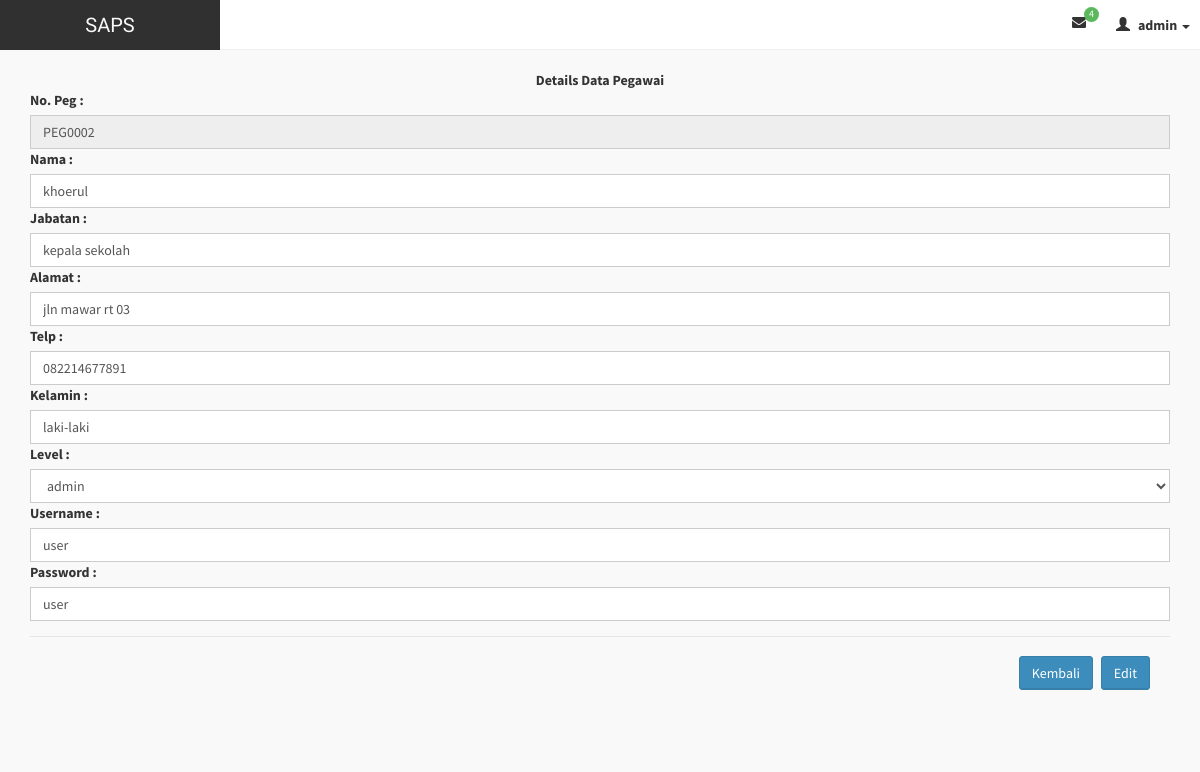
Page /manage/editpeg.php?details=PEG0002 (signed in) on the committed database.
### tables this page shows
CREATE TABLE IF NOT EXISTS `pegawai` (
  `id` int(11) NOT NULL AUTO_INCREMENT,
  `no_peg` varchar(25) DEFAULT NULL,
  `nama_peg` varchar(25) DEFAULT NULL,
  `jabatan` varchar(25) DEFAULT NULL,
  `alamat` varchar(50) DEFAULT NULL,
  `no_telp` varchar(12) DEFAULT NULL,
  `jns_kelamin` enum('laki-laki','perempuan','','') DEFAULT NULL,
  `level` enum('admin','user','','') DEFAULT NULL,
  `username` varchar(25) DEFAULT NULL,
  `password` varchar(25) DEFAULT NULL,
  PRIMARY KEY (`id`)
);

### manage/editpeg.php (the view, shortened to what this page needs)
<?php require_once('../tpl/header.php'); ?>
<div class="wrapper row-offcanvas row-offcanvas-left">
    <aside class="container-fluid">
          <section class="content">
            <center><font><b>Details Data Pegawai</b></font></center>
            <?php
              if (isset($_GET['tambah'])) {
             ?>
              <form action="" method="post">
                  <div class="form-group">
                    <?php
                    $query = $konek->query("SELECT max(no_peg) as maxKode FROM pegawai");
                    $data  = mysqli_fetch_array($query);
                    $noPeg = $data['maxKode'];
                    $noUrut = (int) substr($noPeg, 3, 3);
                    $noUrut++;
                    $char = "PEG";
                    $newID = $char . sprintf("%03s", $noUrut);
                     ?>
                    <label>No. Peg :</label>
                    <input class="form-control" type="text" name="nopeg" value="<?php echo $newID;?>"  readonly/>
                    <label>Nama :</label>
                    <input class="form-control" type="text" name="namapeg" placeholder="masukan nama pegawai"  />
                    <label>Jabatan :</label>
                    <input class="form-control" type="text" name="jabpeg"  placeholder="masukan jabatan pegawai" />
                    <label>Alamat :</label>
                    <input class="form-control" type="text" name="alamatpeg" placeholder="masukan alamat pegawai"/>
                    <label>Telp :</label>
                    <input class="form-control" type="number" name="telppeg" placeholder="masukan no telp pegawai"/>
                    <label>Kelamin :</label>
                    <select class="form-control" name="kelaminpeg">
                      <option class="form-control" name="kelaminpeg">
                        laki-laki
                      </option>
                      <option class="form-control" name="kelaminpeg">
                        perempuan
                      </option>
                    <select>
                    <label>Level :</label>
                    <select class="form-control" name="levelpeg">
                      <option class="form-control" name="levelpeg">
                        admin
                      </option>
                      <option class="form-control" name="levelpeg">
                        user
                      </option>
                    <select>
                    <label>Username :</label>
                    <input class="form-control" type="text" name="userpeg" placeholder="masukan username untuk pegawai"/>
                    <label>Password :</label>
                    <input class="form-control" type="text" name="passpeg" placeholder="masukan password untuk pegawai"/>
                  </div>
                  <div class="modal-footer">
                    <a href="pegawai.php" class="btn btn-primary">Kembali</a>
                    <input type="submit" value="tambah" class="btn btn-primary" name="create"/>
                  </form>
                <?php
              }else{
                ?>
                <form action="" method="get">
                <?php
                  if (isset($_GET['details'])) {
                    $no_peg= $_GET['details'];
                    $tampil = $konek->query("select * from pegawai where no_peg='$no_peg'");
                    $tam = $tampil->fetch_array(MYSQLI_BOTH);
                  }
                ?>
                    <div class="form-group">
                      <label>No. Peg :</label>
                      <input class="form-control" type="text" name="nopeg" value="<?php if (isset($_GET['details'])) { echo $tam['1']; }?>"  readonly/>
                      <label>Nama :</label>
                      <input class="form-control" type="text" name="namapeg" value="<?php if (isset($_GET['details'])) { echo $tam['2']; }?>"  />
                      <label>Jabatan :</label>
                      <input class="form-control" type="text" name="jabpeg" value="<?php if (isset($_GET['details'])) { echo $tam['3']; }?>" />
                      <label>Alamat :</label>
                      <input class="form-control" type="text" name="alamatpeg" value="<?php if (isset($_GET['details'])) { echo $tam['4']; }?>"/>
                      <label>Telp :</label>
                      <input class="form-control" type="number" name="telppeg" value="<?php if (isset($_GET['details'])) { echo $tam['5']; }?>"/>
                      <label>Kelamin :</label>
                      <input class="form-control" type="text" name="kelaminpeg" value="<?php if (isset($_GET['details'])) { echo $tam['6']; }?>"/>
                      <label>Level :</label>
                      <select class="form-control">
                        <option class="form-control" name="levelpeg">
                          admin
                        </option>
                      <select>
                      <label>Username :</label>
                      <input class="form-control" type="text" name="userpeg" value="<?php if (isset($_GET['details'])) { echo $tam['8']; }?>"/>
                      <label>Password :</label>
                      <input class="form-control" type="text" name="passpeg" value="<?php if (isset($_GET['details'])) { echo $tam['9']; }?>"/>
                    </div>
                    <div class="modal-footer">
                      <a href="pegawai.php" class="btn btn-primary">Kembali</a>
                      <button class="btn btn-primary" name="edit">Edit</button>
                    </form>
                    <?php
              }
                 ?>
                </div>
<?php require_once('../tpl/footer.php'); ?>

### assets/css/AdminLTE.css (style rules this page uses)
html, body { overflow-x: hidden!important; font-family: 'Source Sans Pro', sans-serif; -webkit-font-smoothing: antialiased; min-height: 100%; background: #f9f9f9; }
a { color: #3c8dbc; }
.wrapper { min-height: 100%; }
.wrapper:before, .wrapper:after { display: table; content: " "; }
.wrapper:after { clear: both; }
.content { padding: 20px 15px; background: #f9f9f9; }
.form-control { -webkit-border-radius: 0px !important; -moz-border-radius: 0px !important; border-radius: 0px !important; box-shadow: none; }
.btn { font-weight: 500; -webkit-border-radius: 3px; -moz-border-radius: 3px; border-radius: 3px; border: 1px solid transparent; -webkit-box-shadow: inset 0px -2px 0px 0px rgba(0, 0, 0, 0.09); -moz-box-shadow: inset 0px -2px 0px 0px rgba(0, 0, 0, 0.09); box-shadow: inset 0px -1px 0px 0px rgba(0, 0, 0, 0.09); }
.btn.btn-primary { background-color: #3c8dbc; border-color: #367fa9; }

### rows in the picture
pegawai: nopeg "PEG0002", namapeg "khoerul", jabpeg "kepala sekolah", alamatpeg "jln mawar rt 03", telppeg "082214677891", kelaminpeg "laki-laki", userpeg "user", passpeg "user"

### other values in the picture
mysqli_num_rows($notif) "4"
$_SESSION['username'] "admin"
